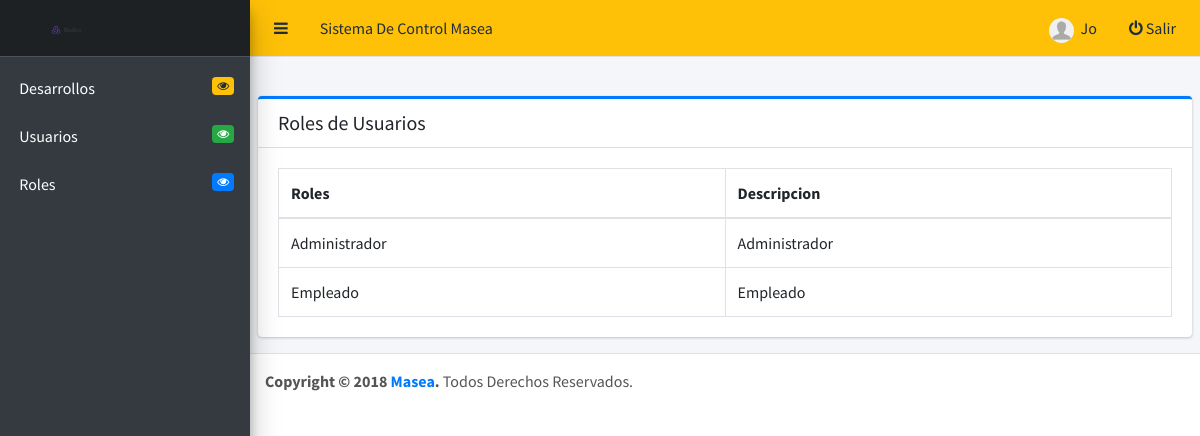
The app's page /account/dashboard?i=Roles (signed in) with its own data.
### tables this page shows
CREATE TABLE `users` (
  `user_id` int(11) NOT NULL,
  `idrole` int(11) NOT NULL,
  `username` text NOT NULL,
  `email` text NOT NULL,
  `password` text NOT NULL,
  `condicion` int(11) NOT NULL
);

CREATE TABLE `roles` (
  `id` int(11) NOT NULL,
  `role` text NOT NULL,
  `descripcion` text NOT NULL,
  `condicion` int(11) NOT NULL
);

### includes/userInfo.php (the view, shortened to what the rows shown need)
<?php if ($_GET['i']=='Users' && ($user->idrole == 1)) {
    if (isset($_POST['delete'])) {
      $user_id  = $_POST['user_id'];
      if ($_SESSION['user_id'] == $user_id) {
        echo '<script>
          swal({
            title : "¡Error!",
            text: "¡No se puede Borrar este usuario!",
            type: "error",
            confirmButtonText: "Cerrar",
            closeOnConfirm: false
            },
            function(isConfirm){
              if(isConfirm){
                history.back();
              }
            }
          );
        </script>';
      }else{
        $response = $getFromU->deleteUser($user_id);
        if ($response == "ok") {
            echo '<script>
                swal({
                  title : "¡Ok!",
                  text: "¡Se Borro con exito!",
                  type:"success",
                  confirmButtonText:"Cerrar",
                  closeOnConfirm: false
                  },
                  function(isConfirm){
                    if(isConfirm){
                      history.back();
                  }
                });
              </script>';
          }else{
            echo '<script>
            swal({
              title : "¡Error!",
              text: "¡Hubo un error al borrar este usuario!",
              type: "error",
              confirmButtonText: "Cerrar",
              closeOnConfirm: false
              },
              function(isConfirm){
                if(isConfirm){
                  history.back();
                }
              }
            );
          </script>';
          }
    }
  }
  if (isset($_POST['editUser'])) {
    $user_id  = $_POST['user_id'];
    $role     = $_POST['edit_role'];
    $username = $_POST['edit_username'];
    $email    = $_POST['edit_email'];
    $password = $_POST['edit_password'];
    if (empty($email)) {
      echo '<script>
        swal({
          title : "¡Error!",
          text: "¡el campo email no puede estar vacio!",
          type: "error",
          confirmButtonText: "Cerrar",
          closeOnConfirm: false
          },
          function(isConfirm){
            if(isConfirm){
              history.back();
            }
          }
        );
      </script>';
    }else{
      $role     = $getFromU->checkInput($role);
      $username = $getFromU->checkInput($username);
      $email    = $getFromU->checkInput($email);
      $password = $getFromU->checkInput($password);
      $password = md5($password);
      $response = $getFromU->updateUser($user_id, $role, $username, $email, $password);
      if ($response == "ok") {
        echo '<script>
            swal({
              title : "¡Ok!",
              text: "¡Se registro con exito!",
              type:"success",
              confirmButtonText:"Cerrar",
              closeOnConfirm: false
              },
              function(isConfirm){
                if(isConfirm){
                  history.back();
              }
            });
          </script>';
      }else{
        echo '<script>
        swal({
          title : "¡Error!",
          text: "¡Hubo un error al actualizar los datos!",
          type: "error",
          confirmButtonText: "Cerrar",
          closeOnConfirm: false
          },
          function(isConfirm){
            if(isConfirm){
              history.back();
            }
          }
        );
      </script>';
      }
    }
  }
?>
  <div class="col-sm-6">
    <a href="#addUsers" data-toggle="modal" class="text-white"><button class="btn btn-success "> Agregar Usuario  <i class="fa fa-plus"></i></button></a>
  </div><br>
  <div class="card card-success card-outline">
    <div class="card-header">
      <h3 class="card-title">Datos de Usuarios</h3>
    </div>
    <div class="card-body">
      <table id="example2" class="table table-bordered table-hover">
        <thead>
        <tr>
          <th>Cargo</th>
          <th>Nombre</th>
          <th>email</th>
          <th>Opciones</th>
        </tr>
        </thead>
        <tbody>
          <?php foreach ($users as $u) { ?>
            <tr>
              <td>
                <?php
                  if ($u->idrole == 1) {
                    echo "Administrador";
                  }else if ($u->idrole == 2) {
                    echo "Empleado";
                  }
                ?>
              </td>
              <td><?php echo $u->username ; ?> </td>
              <td><?php echo $u->email ; ?> </td>
              <td>
                <a href="#" data-toggle="modal"  data-target="#user-<?php echo $u->user_id ; ?>"><button class="btn btn-warning "><i class="fa fa-pencil"></i></button></a>
                <div class="float-right">
                  <form action="" method="post">
                    <input type="hidden" name="user_id" value="<?php echo $u->user_id ; ?>">
                    <button class="btn btn-danger" type="submit" name="delete">borrar <i class="fa fa-trash"></i></button>
                  </form>
                </div>
              </td>
            </tr>
            <div class="modal fade sm" id="user-<?php echo $u->user_id; ?>" tabindex="-1" style="margin-top: 50px;">
              <div class="modal-dialog">
                <div class="modal-content card card-primary">
                  <div class="modal-header card-header" >
                    <h5 class="text-center" >Modificacion de Datos de Usuario</h5>
                    <button type="button" class="close text-white" data-dismiss="modal">&times;</button>
                  </div>
                  <div class="modal-body">
                    <form method="post" onsubmit="return userInfo()">
                      <div class="form-group">
                        <label for="username">Seleccione Role<small>(*)</small></label>
                        <select name="edit_role" class="form-control">
                          <option value="<?php echo $u->idrole ; ?>"><?php if ($u->idrole == 1){echo "Administrador";}else{echo "Empleado";}?></option>
                          <option value="">seleccionar Role</option>
                          <?php foreach ($roles as $key) { ?>
                            <option value="<?php echo $key->id; ?>"> <?php echo $key->role; ?></option>
                          <?php } ?>
                        </select>
                      </div>
                        <div class="form-group">
                          <input type="hidden" name="user_id" value="<?php echo $u->user_id ; ?>" class="form-control">
                        </div>
                        <div class="form-group">
                          <label for="username">Nombre Completo<small>(*)</small></label>
                          <input type="text" name="edit_username" class="form-control" value="<?php echo $u->username ; ?>">
                        </div>
                        <div class="form-group">
                          <label for="email">Email <small>(*)</small></label>
                          <input type="email" name="edit_email" class="form-control" placeholder="ingresar email" value="<?php echo $u->email ; ?>">
                        </div>
                        <div class="form-group">
                          <label for="password">Contraseña <small>(*)</small></label>
                          <input type="password" name="edit_password" class="form-control" placeholder="contraseña nueva">
                        </div>
                      <div class="card-footer">
                        <button type="submit" name="editUser" class="btn btn-block btn-warning ">Guardar Cambio</button>
                      </div>
                    </form>
                  </div>
                </div>
              </div>
          <?php } ?>
        <tbody>
      </table>
    </div>
  </div>
<?php
  include "addUserModal.php";
}else if ($_GET['i']=='Roles' && ($user->idrole == 1)) { ?>
  <div class="card card-primary card-outline">
    <div class="card-body">
      <table id="example2" class="table table-bordered table-hover">
        <thead>
        <tr>
          <th>Roles</th>
          <th>Descripcion</th>
        </tr>
        </thead>
        <tbody>
          <?php foreach ($roles as $r) { ?>
            <tr>
              <td><?php echo $r->role ; ?> </td>
              <td><?php echo $r->descripcion ; ?> </td>
            </tr>
          <?php } ?>
      </table>
    </div>
  </div>
<?php }else if ($_GET['i']=='Desarrollos') {
    if(isset($_GET['id']) && !empty($_GET['id']) ) {
      include ("includes/unDesarrollo.php");
    }else if(isset($_GET['d']) && !empty($_GET['d']) ) {
      include ("includes/setDesarrollo.php");
    }else{
      if (isset($_POST['deleteD'])) {
        $d_id = $_POST['d_id'];
        $responseE = $getFromD->deleteEspecificacionD($d_id);
        $responseC = $getFromD->deleteCaracteristicaD($d_id);
        $responseF = $getFromD->deleteFotoD($d_id);
        $responseP = $getFromD->deletePlantaD($d_id);
        $responseD = $getFromD->deleteDesarrollo($d_id);
        if ( $responseD == "ok" ) {
          echo '<script>
            swal({
              title : "¡Ok!",
              text: "¡Se Borro con exito!",
              type:"success",
              confirmButtonText:"Cerrar",
              closeOnConfirm: false
              },
              function(isConfirm){
                if(isConfirm){
                  history.back();
              }
            });
          </script>';
        }else{
          echo '<script>
            swal({
              title : "¡Error!",
              text: "¡Hubo un error al borrar !",
              type: "error",
              confirmButtonText: "Cerrar",
              closeOnConfirm: false
              },
              function(isConfirm){
                if(isConfirm){
                  history.back();
                }
              }
            );
          </script>';
        }
      }
    ?>
      <div class="col-sm-6">
        <a href="<?php echo BASE_URL.'account/dashboard?i=Desarrollos&d=new'; ?>"><button class="btn btn-primary "> Nuevo Desarrollo <i class="fa fa-plus"></i></button>
        </a>
      </div><br>
      <div class="card card-warning card-outline">
        <div class="card-header">
          <h3 class="card-title">Datos de los Desarrollos</h3>
        </div>
        <div class="card-body">
          <table id="example2" class="table table-bordered table-hover">
            <thead>
            <tr>
              <th>Opciones</th>
              <th>Categoria</th>
              <th>Direccion</th>
              <th>Subcategoria</th>
              <th>Borrar</th>
            </tr>
            </thead>
            <tbody>
              <?php foreach ($desarrollos as $d) { ?>
                <tr>
                  <td>
                    <a href="?i=Desarrollos&id=<?php echo $d->id; ?>"><button class="btn btn-success fa fa-eye"> Ver</button></a>
                  </td>
                  <td>
                    <?php
                      if ($d->idcategoria == 1) {
                        echo "Terminado";
                      }else if ($d->idcategoria == 2) {
                        echo "En Desarrollo";
                      }else if ($d->idcategoria == 3){
                        echo "Proximo Desarrollo";
                      }
                    ?>
                  </td>
                  <td><?php echo $d->direccion ; ?> </td>
                  <td>
                    <?php
                      if ($d->idsubcategoria == 1) {
                        echo "Inicio de Obra";
                      }else if ($d->idsubcategoria == 2) {
                        echo "Estructura Terminada";
                      }else if ($d->idsubcategoria == 3){
                        echo "Terminaciones";
                      }else if ($d->idsubcategoria == 4){
                        echo "";
                      }
                    ?>
                    </td>
                    <td>
                      <form action="" method="post">
                        <input type="hidden" name="d_id" value="<?php echo $d->id; ?>">
                        <button type="submit" class="btn btn-danger" name="deleteD">borrar <i class="fa fa-trash"></i></button>
                      </form>
                   </td>
                </tr>
              <?php } ?>
            <tbody>
          </table>
        </div>
      </div>
  <?php } }?>

### dashboard.php (shortened to what the rows shown need)
<?php
	require_once ('core/init.php');
	if ($getFromU->loggedIn() === true) {
    $user_id       = $_SESSION['user_id'];
    $user          = $getFromU->userData($user_id);
    $users         = $getFromU->selectUsers();
    $roles         = $getFromU->selectRoles();
    $desarrollos   = $getFromD->selectDesarrollos();
  }
?>
<!DOCTYPE html>
<html>
<head>
  <link rel="stylesheet" href="https://maxcdn.bootstrapcdn.com/font-awesome/4.4.0/css/font-awesome.min.css">
  <link rel="stylesheet" href="https://code.ionicframework.com/ionicons/2.0.1/css/ionicons.min.css">
  <link rel="stylesheet" href="<?php echo BASE_URL; ?>assets/css/adminlte2.min.css">
   <link rel="stylesheet" href="https://cdnjs.cloudflare.com/ajax/libs/sweetalert/1.1.3/sweetalert.min.css">
</head>
<body class="hold-transition sidebar-mini">
<div class="wrapper">
  <nav class="main-header navbar navbar-expand bg-warning navbar-light border-bottom">
    <ul class="navbar-nav navbar-right" >
    	<li class="nav-item d-none d-sm-inline-block ">
        <a href="<?php echo BASE_URL; ?>account/setting" class="nav-link ">
         <img src="<?php echo BASE_URL; ?>assets/img/avatar.png" alt="User Avatar" class="img-circle" width="25">
          &nbsp;<?php echo $user->username; ?>
        </a>
      </li>
    </ul>
  </nav>
    </div>
  <div class="content-wrapper">
    <section class="content">
      <div class="row">
        <div class="col-12">
          <?php
            if (isset($_GET['i']) ) {
              include ("includes/userInfo.php");
            }else{
             include ("includes/allDesarrollo.php");
            }
          ?>
        </div>
      </div>
    </section>
  </div>
</body>
</html>

### records on screen
users: username "Jo"
roles: role "Administrador", descripcion "Administrador"
roles: role "Empleado", descripcion "Empleado"
